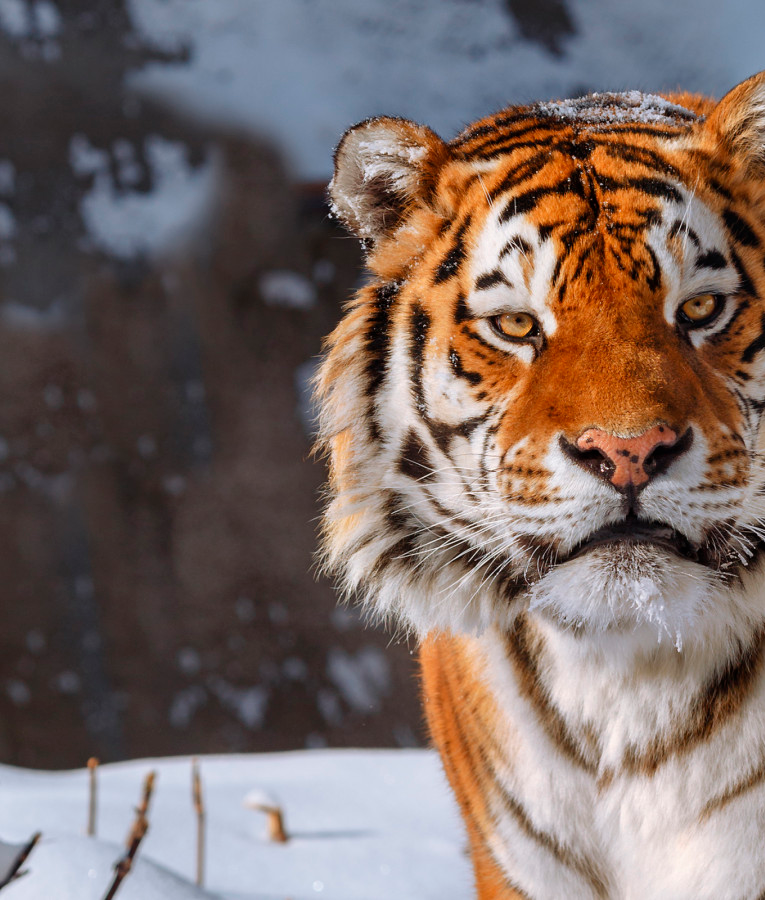
//> input picture 25.03/Panorama Gluing/pic1.png, 765 x 900 px
$ ./Panorama_Gluing   (built with g++ and OpenCV 4)
//> lines starting //> are read from the running program, lines starting //| are printed output that depends on the picture
#include <opencv2/opencv.hpp>
#include <opencv2/features2d.hpp>
#include <iostream>
#include <vector>

using namespace cv;
using namespace std;

int main() {
    string pathImg1 = "pic1.png";
    string pathImg2 = "pic2.png";

    Mat img1 = imread(pathImg1);
//> img1 is the input picture: 900 rows x 765 cols, CV_8UC3; mean B, G, R 102, 107.1, 123
    Mat img2 = imread(pathImg2);
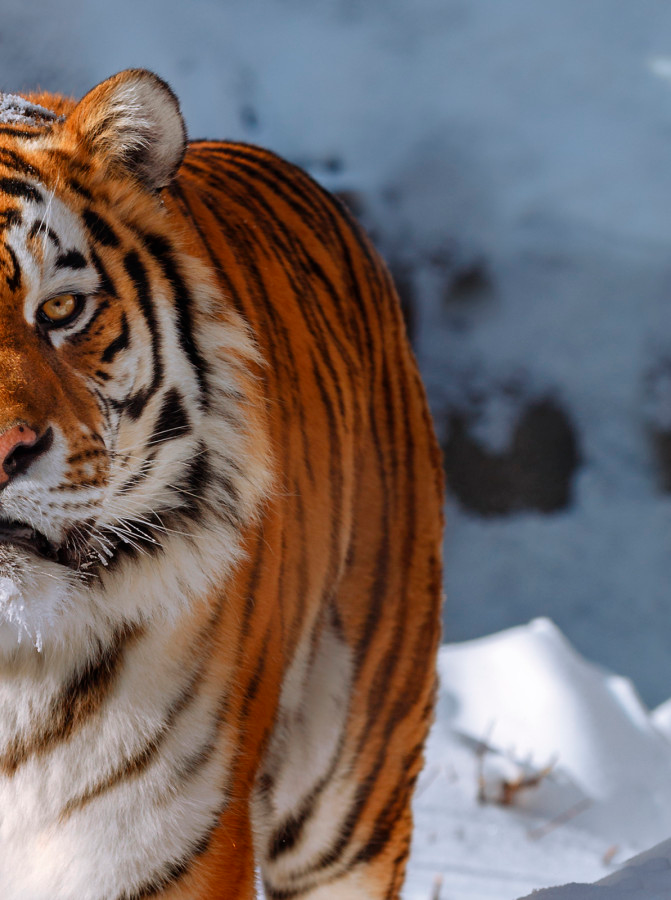
//> input picture 25.03/Panorama Gluing/pic2.png, 671 x 900 px
//> img2 is the input picture: 900 rows x 671 cols, CV_8UC3; mean B, G, R 106.1, 107.2, 118

    if (img1.empty() || img2.empty()) {
        cerr << "Error: Failed to load images!" << endl;
        return -1;
    }

    // ORB детектор
    Ptr<ORB> orb = ORB::create(3000);

    vector<KeyPoint> keypoints1, keypoints2;
    Mat descriptors1, descriptors2;

    orb->detectAndCompute(img1, noArray(), keypoints1, descriptors1);
//> keypoints1 = 3000 keypoints; strongest (x, y, size): (329, 214, 31), (334, 214, 31), (333, 210, 31), (331, 209, 31)
    orb->detectAndCompute(img2, noArray(), keypoints2, descriptors2);
//> keypoints2 = 2958 keypoints; strongest (x, y, size): (95, 557, 31), (97, 553, 31), (92, 552, 31), (154, 540, 31)

    imshow("Keypoints 1", img1);
    imshow("Keypoints 2", img2);

    // BFMatcher
    BFMatcher matcher(NORM_HAMMING);
    vector<DMatch> matches;
    matcher.match(descriptors1, descriptors2, matches);
//> matches = 3000 matches

    // Сортировка по расстоянию
    sort(matches.begin(), matches.end(), [](DMatch a, DMatch b) {
        return a.distance < b.distance;
    });

    // Оставим первые 100 совпадений
    const int numGoodMatches = 100;
    if (matches.size() > numGoodMatches) matches.resize(numGoodMatches);
//> matches = 100 matches

    Mat imgMatches;
    drawMatches(img1, keypoints1, img2, keypoints2, matches, imgMatches);
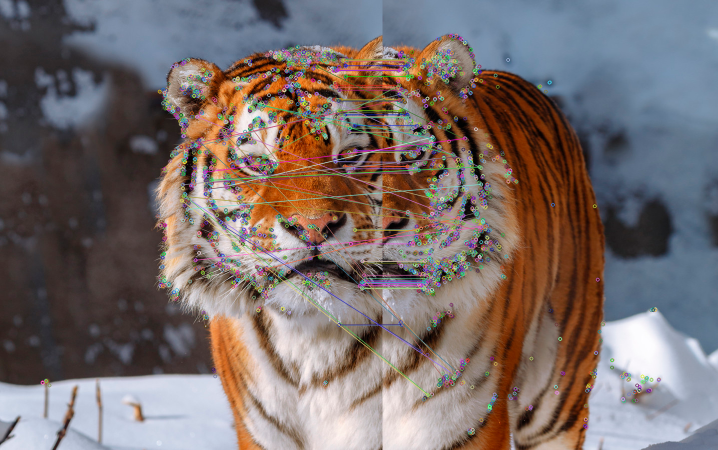
//> imgMatches: 900 rows x 1436 cols, CV_8UC3 (shown at 1/2 size); mean B, G, R 107.8, 109.7, 121.4
    imshow("Matches", imgMatches);

    // Извлечение точек для гомографии
    vector<Point2f> points1, points2;
    for (size_t i = 0; i < matches.size(); i++) {
        points1.push_back(keypoints1[matches[i].queryIdx].pt);
        points2.push_back(keypoints2[matches[i].trainIdx].pt);
    }
//> this loop made 100 passes
//> after the loop, points1 = 100 Points (x, y), first 12: [671, 141], [719, 571], [671, 174], [677, 201], [711, 301], [693, 121], [727, 561], [726, 523], [677, 138], [723, 565], [673, 170], [685, 121]; points2 = 100 Points (x, y), first 12: [31, 141], [79, 571], [31, 174], [37, 201], [71, 301], [53, 121], [87, 561], [86, 523], [37, 138], [83, 565], [33, 170], [45, 121]

    // Вычисляем гомографию
    Mat H = findHomography(points2, points1, RANSAC);
//> H = [[0.999, -0.00166, 640.3], [0.00523, 0.998, 0.105], [6.2e-06, -3.13e-06, 1]]

    if (H.empty()) {
        cerr << "Error: Homography could not be computed!" << endl;
        return -1;
    }

    // Вычисляем размер итогового изображения
    Size panoramaSize(img1.cols + img2.cols, max(img1.rows, img2.rows));
//> panoramaSize = Size(1436, 900)

    // Перспективное преобразование
    Mat result;
    warpPerspective(img2, result, H, panoramaSize);
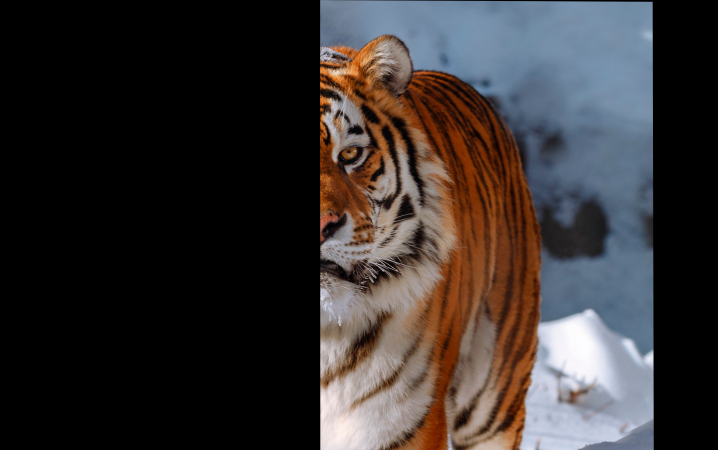
//> result: 900 rows x 1436 cols, CV_8UC3 (shown at 1/2 size); mean B, G, R 49.1, 49.6, 54.6

    // Копируем первую картинку на результат
    Mat roi(result, Rect(0, 0, img1.cols, img1.rows));
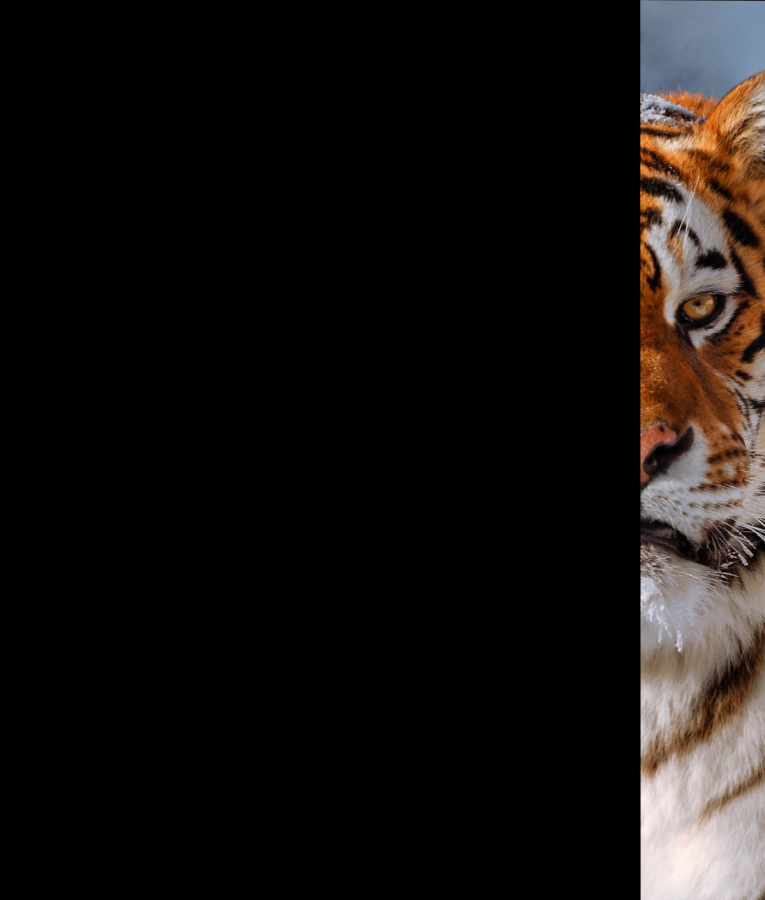
//> roi: 900 rows x 765 cols, CV_8UC3; mean B, G, R 16.7, 18.5, 22.1
    img1.copyTo(roi);
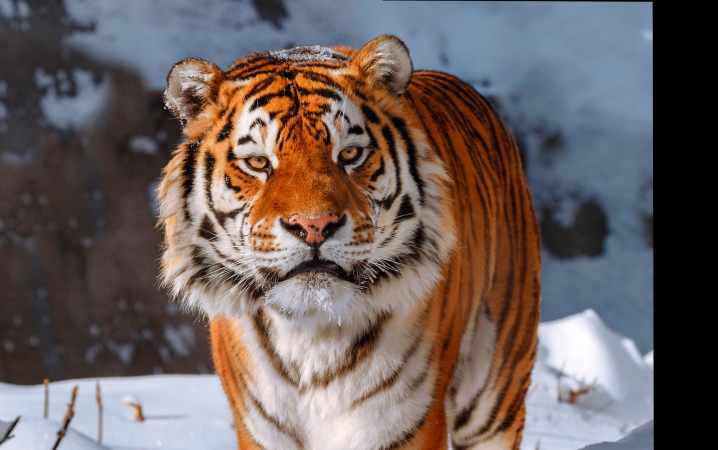
//> result: 900 rows x 1436 cols, CV_8UC3 (shown at 1/2 size); mean B, G, R 94.5, 96.8, 108.4

    imshow("Panorama", result);

    imwrite("panorama_result.jpg", result);
    cout << "Panorama saved to panorama_result.jpg" << endl;

    waitKey(0);
    return 0;
}
